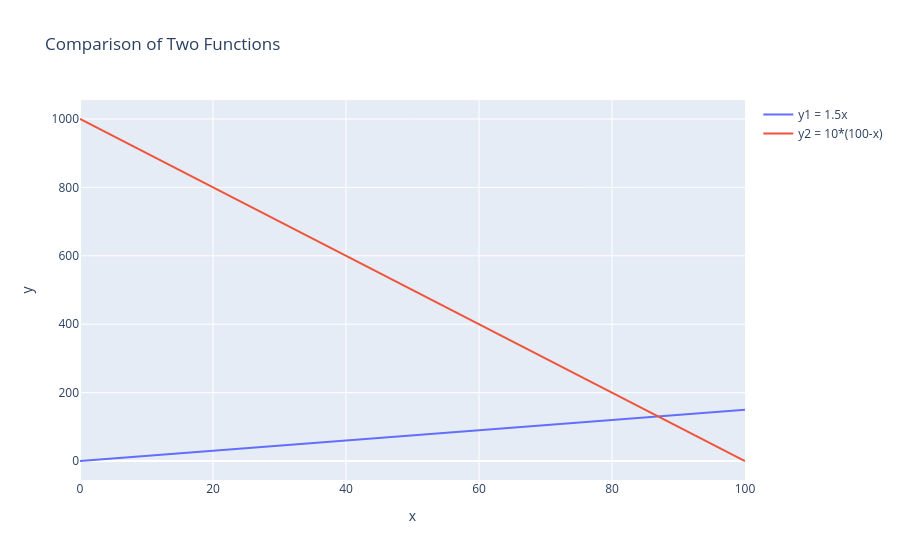

The code cell stored with this chart in its notebook:
### Code cell
import plotly.graph_objects as go
import numpy as np
# Create x values (e.g., from 0 to 100 to show the intersection)
x = np.linspace(0, 100, 200)
# Define the two equations
y1 = 1.5 * x
y2 = 10 * (100 - x)
# Initialize the figure
fig = go.Figure()
# Add the first line (y1 = 1.5x)
fig.add_trace(go.Scatter(
    x=x, 
    y=y1, 
    mode='lines', 
    name='y1 = 1.5x'
))
# Add the second line (y2 = 10*(100-x))
fig.add_trace(go.Scatter(
    x=x, 
    y=y2, 
    mode='lines', 
    name='y2 = 10*(100-x)'
))
# Add title and labels (optional, but good for context)
fig.update_layout(
    title='Comparison of Two Functions',
    xaxis_title='x',
    yaxis_title='y'
)
# Display the plot
fig.show()

### Figure 1 — Plotly figure (JSON) as saved in the notebook; plotly's stock layout.template omitted (floating-point values rounded to 4 significant figures; data arrays with more than 128 entries replaced by an {"elided": "..."} marker saying what was removed)
{"data": [{"mode": "lines", "name": "y1 = 1.5x", "type": "scatter", "x": {"elided": "200 float values"}, "y": {"elided": "200 float values"}}, {"mode": "lines", "name": "y2 = 10*(100-x)", "type": "scatter", "x": {"elided": "200 float values"}, "y": {"elided": "200 float values"}}], "layout": {"title": {"text": "Comparison of Two Functions"}, "xaxis": {"title": {"text": "x"}}, "yaxis": {"title": {"text": "y"}}}}
